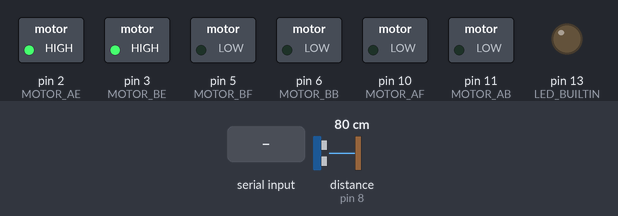
Simulated run of this program. Board: Arduino Uno, built with avr-gcc and run on an emulated ATmega328P. Parts: switched loads named in the program (green lamp = pin HIGH), output pins drawn as LEDs (lit = HIGH). Inputs (shaded band) come from the test bench; at power-on: distance to the obstacle (sensor on pin 8) 80 cm. The echo pulse lasts 58.3 µs per cm; what the program prints to the serial monitor is not drawn.

Above: at 1.2 s.
1.3 s: "L" received over Serial
At 2.1 s:
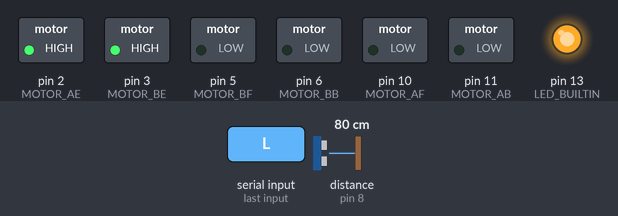
2.8 s: distance to the obstacle (sensor on pin 8) set to 2 cm
4.4 s: "A" received over Serial
5.9 s: "R" received over Serial
At 6.8 s:
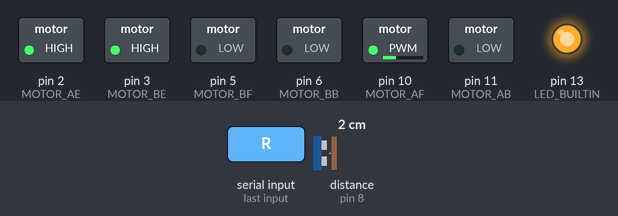
7.4 s: "l" received over Serial
At 8.6 s:
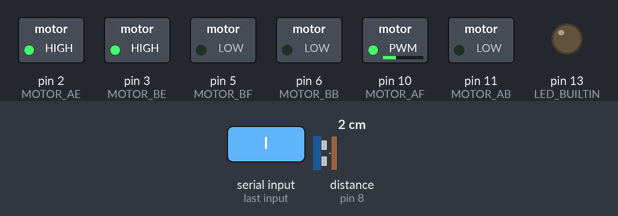
8.9 s: distance to the obstacle (sensor on pin 8) set to 4 cm
Timing chart, 0 to 11.9 s (numbered marks = the images above; inputs shaded):
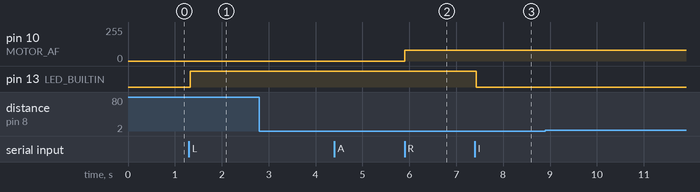

Measured:
- after the input at 1.3 s, pin 13 (LED_BUILTIN): LOW → HIGH at once
- after the input at 2.8 s, every drawn part: stays the same
- after the input at 4.4 s, every drawn part: stays the same
- after the input at 5.9 s, pin 10 (MOTOR_AF): 0/255 → 82/255 at once
- after the input at 7.4 s, pin 13 (LED_BUILTIN): HIGH → LOW at once
- after the input at 8.9 s, every drawn part: stays the same

The program:

main.cpp
```cpp
#include "Arduino.h"
#include "NewPing.h"

// HC-SR04 Pins
#define SON_TRIGGER_PIN 7
#define SON_ECHO_PIN 8
#define MAX_DISTANCE 200

// MOTOR_{A,B}{E,F,B} is the format
// where {A,B} represents the motor name
// and {Enable,Forward,Backwards} are the pins to that motor on the H-Bridge
#define MOTOR_AE 2
#define MOTOR_AF 10
#define MOTOR_AB 11
#define MOTOR_BE 3
#define MOTOR_BF 5
#define MOTOR_BB 6


NewPing sonar(SON_TRIGGER_PIN, SON_ECHO_PIN, MAX_DISTANCE);

void setup()
{
  // Motors are always enabled
  pinMode(MOTOR_AE, OUTPUT);
  pinMode(MOTOR_BE, OUTPUT);
  digitalWrite(MOTOR_AE, HIGH);
  digitalWrite(MOTOR_BE, HIGH);

  pinMode(LED_BUILTIN, OUTPUT);
  pinMode(MOTOR_AF, OUTPUT);
  pinMode(MOTOR_AB, OUTPUT);
  pinMode(MOTOR_BF, OUTPUT);
  pinMode(MOTOR_BB, OUTPUT);

  Serial.begin(9600);

  // Keep the light on until connected
  digitalWrite(LED_BUILTIN, HIGH);
  while (!Serial) {}
  digitalWrite(LED_BUILTIN, LOW);

}

// reset the board state; similar to rebooting the Arduino but without
// disturbing the serial connection
void reset()
{
  digitalWrite(LED_BUILTIN, LOW);
  digitalWrite(MOTOR_AF, LOW);
  digitalWrite(MOTOR_AB, LOW);
  digitalWrite(MOTOR_BF, LOW);
  digitalWrite(MOTOR_BB, LOW);
}

// waits until a byte is available, and returns that value
int waitForByte()
{
  while (!Serial.available()) {}
  return Serial.read();
}

void loop()
{
  if (Serial.available()) {
    // read the command character from serial
    char c = Serial.read();
    if (c == 'R') {
      reset();
    }

    // commands to toggle LED
    if (c == 'L') {
      digitalWrite(LED_BUILTIN, HIGH);
    }
    if (c == 'l') {
      digitalWrite(LED_BUILTIN, LOW);
    }

    // commands to control motor A with PWM
    if (c == 'A') {
      // forwards
      analogWrite(MOTOR_AF, waitForByte());
      digitalWrite(MOTOR_AB, LOW);
    }
    if (c == 'a') {
      // stopped
      digitalWrite(MOTOR_AF, LOW);
      digitalWrite(MOTOR_AB, LOW);
    }
    if (c == 'z') {
      // backwards
      digitalWrite(MOTOR_AF, LOW);
      digitalWrite(MOTOR_AF, LOW);
      analogWrite(MOTOR_AB, waitForByte());
    }

    // commands to control motor B with PWM
    if (c == 'B') {
      // forwards
      analogWrite(MOTOR_BF, waitForByte());
      digitalWrite(MOTOR_BB, LOW);
    }
    if (c == 'b') {
      // stopped
      digitalWrite(MOTOR_BF, LOW);
      digitalWrite(MOTOR_BB, LOW);
    }
    if (c == 'y') {
      // backwards
      digitalWrite(MOTOR_BF, LOW);
      analogWrite(MOTOR_BB, waitForByte());
    }
  }

  int dist = sonar.ping_cm();
  if (dist == 0) {
    // Zeros are meaningless; they are errors from NewPing => disregard them
  } else {
    Serial.write(dist);
  }

  // include a delay to avoid overwhelming the serial bandwidth; which
  // could cause unresponsiveness
  delay(50);
}
```
